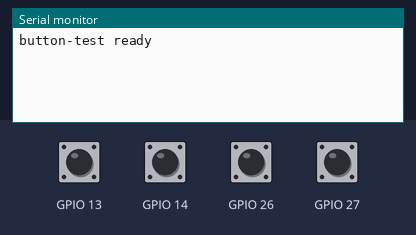
The program below on a simulated ESP32. Shown: the last lines printed to the serial monitor. The test bench sets the inputs (shaded band); at power-on: GPIO 13, GPIO 14, GPIO 26, GPIO 27 HIGH.

Above: at 1.2 s.
1.3 s: GPIO 13 pulled LOW for 0.15 s
At 1.8 s:
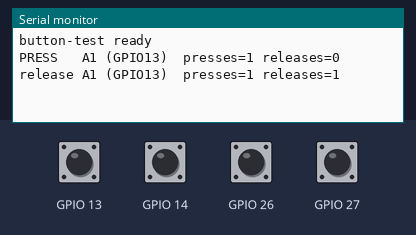
2.9 s: GPIO 26 pulled LOW for 0.15 s
At 4.2 s:
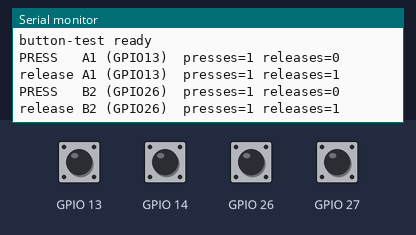
4.5 s: GPIO 14 pulled LOW for 0.15 s
At 4.63 s:
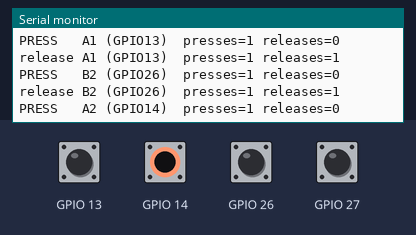
6.1 s: GPIO 27 pulled LOW for 0.15 s
At 6.23 s:
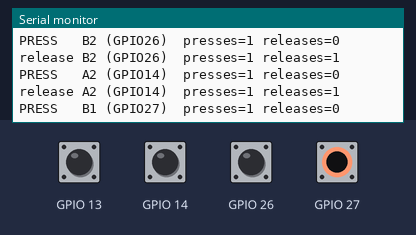
7.7 s: GPIO 13 pulled LOW for 1 s
At 9.2 s:
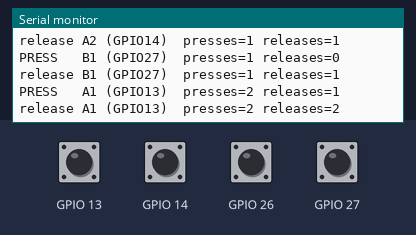
10.2 s: GPIO 14 pulled LOW for 1 s
At 12.2 s:
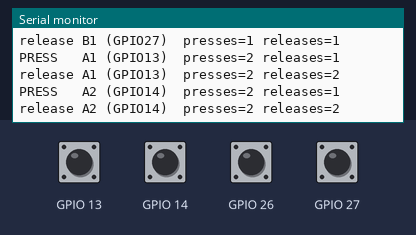

Measured:
- after the input at 1.3 s, the serial monitor: prints a new line at once (image 1)
- after the input at 2.9 s, the serial monitor: prints a new line at once (image 2)
- after the input at 4.5 s, the serial monitor: prints a new line at once (image 3)
- after the input at 6.1 s, the serial monitor: prints a new line at once (image 4)
- after the input at 7.7 s, the serial monitor: prints a new line at once (image 5)
- after the input at 10.2 s, the serial monitor: prints a new line at once (image 6)

The program:

main.cpp
```cpp
// Match Game phase 2: button test.
// Each pin uses the internal pull-up, so pressed = LOW (touched to GND).
// Prints one line per press (on the HIGH -> LOW edge) with simple 30 ms debounce.
#include <Arduino.h>

struct Btn { const char* name; int pin; bool last; uint32_t t; uint32_t presses; uint32_t releases; };
Btn btns[] = {
  {"A1 (GPIO13)", 13, true, 0, 0, 0},
  {"A2 (GPIO14)", 14, true, 0, 0, 0},
  {"B1 (GPIO27)", 27, true, 0, 0, 0},
  {"B2 (GPIO26)", 26, true, 0, 0, 0},
};

void setup() {
  Serial.begin(115200);
  for (auto& b : btns) pinMode(b.pin, INPUT_PULLUP);
  Serial.println("button-test ready");
}

void loop() {
  uint32_t now = millis();
  for (auto& b : btns) {
    bool level = digitalRead(b.pin);
    if (level != b.last && now - b.t > 30) {
      b.t = now;
      b.last = level;
      if (!level) { b.presses++;  Serial.printf("PRESS   %s  presses=%u releases=%u\n", b.name, (unsigned)b.presses, (unsigned)b.releases); }
      else        { b.releases++; Serial.printf("release %s  presses=%u releases=%u\n", b.name, (unsigned)b.presses, (unsigned)b.releases); }
    }
  }
}
```
